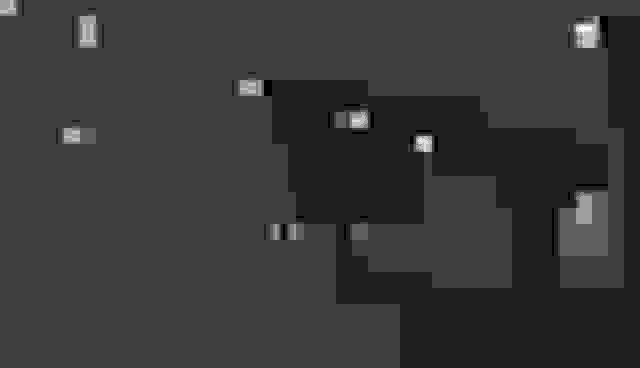
#> input picture coding_project/frames_output/frame_0002.jpg, 640 x 368 px
$ python -i main.py   (imports and definitions only)   (older library calls are emulated)
#> lines starting #> are read from the running program, lines starting #| are printed output that depends on the picture
import os
import cv2
import numpy as np
import matplotlib.pyplot as plt
from PIL import Image
import subprocess
import matplotlib as mpl
import zlib
from math import sqrt

# ===================== 基础配置 =====================
mpl.rcParams['font.sans-serif'] = ['Microsoft YaHei']
mpl.rcParams['axes.unicode_minus'] = False
VIDEO_PATH = "godfather_clip.mp4"
FRAME_DIR = "frames_output"
FPS = 5
THRESHOLD = 0.06  # 镜头切分阈值
SMOOTH_WINDOW = 3
BASE_WINDOW_LEN = 10
COMP_WINDOW_LEN = 10
STEP = 3  # 滑动步长/短镜头合并阈值

# JPEG量化表（亮度量化表，简化处理）
JPEG_LUMA_QUANT_TABLE = np.array([
    [16, 11, 10, 16, 24, 40, 51, 61],
    [12, 12, 14, 19, 26, 58, 60, 55],
    [14, 13, 16, 24, 40, 57, 69, 56],
    [14, 17, 22, 29, 51, 87, 80, 62],
    [18, 22, 37, 56, 68, 109, 103, 77],
    [24, 35, 55, 64, 81, 104, 113, 92],
    [49, 64, 78, 87, 103, 121, 120, 101],
    [72, 92, 95, 98, 112, 100, 103, 99]
], dtype=np.float32)

# Z字形扫描顺序
ZIGZAG_ORDER = [
    0, 1, 8, 16, 9, 2, 3, 10,
    17, 24, 32, 25, 18, 11, 4, 5,
    12, 19, 26, 33, 40, 48, 41, 34,
    27, 20, 13, 6, 7, 14, 21, 28,
    35, 42, 49, 56, 57, 50, 43, 36,
    29, 22, 15, 23, 30, 37, 44, 51,
    58, 59, 52, 45, 38, 31, 39, 46,
    53, 60, 61, 54, 47, 55, 62, 63
]

# [68 lines left out: functions extract_frames, show_frame, print_and_show_extract_result, not called in this run]


def calc_frame_hist(frame_path):
#> called with frame_path = 'frames_output/frame_0002.jpg'
    frame = cv2.imread(frame_path)
#> frame is the input picture: shape (368, 640, 3); min 0, max 8, mean 1.78
    if frame is None:
        print(f"警告：无法读取帧文件 {frame_path}，返回空直方图")
        return np.zeros((18 * 8 * 8 + 16,))

    frame = cv2.resize(frame, (320, 240))
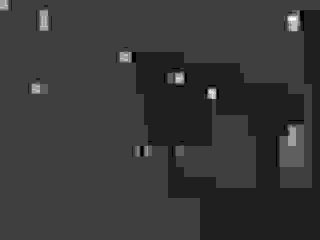
#> frame: shape (240, 320, 3); min 0, max 8, mean 1.78; drawn with min black and max white
    ycbcr = cv2.cvtColor(frame, cv2.COLOR_BGR2YCrCb)
#> ycbcr: shape (240, 320, 3); mean of channels 0, 1, 2 1.8, 128, 128
    y, cr, cb = cv2.split(ycbcr)
#> cr: shape (240, 320); every value is 128

    hist_y = cv2.calcHist([y], [0], None, [32], [0, 256])
#> hist_y = 32 values, max 76787 at index 0, min 0 at index 2, mean 2400
    hist_cr = cv2.calcHist([cr], [0], None, [16], [0, 256])
#> hist_cr = [0, 0, 0, 0, 0, 0, 0, 0, 76800, 0, 0, 0, 0, 0, 0, 0]
    hist_cb = cv2.calcHist([cb], [0], None, [16], [0, 256])
#> hist_cb has the same summary as hist_cr

    gray = cv2.cvtColor(frame, cv2.COLOR_BGR2GRAY)
    sobel_x = cv2.Sobel(gray, cv2.CV_64F, 1, 0, ksize=3)
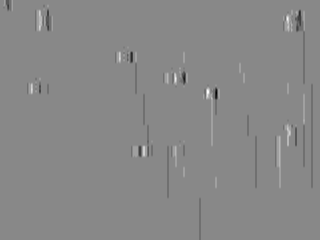
#> sobel_x: shape (240, 320) float64; min -23, max 20, mean -0.0272; drawn with min black and max white
    sobel_y = cv2.Sobel(gray, cv2.CV_64F, 0, 1, ksize=3)
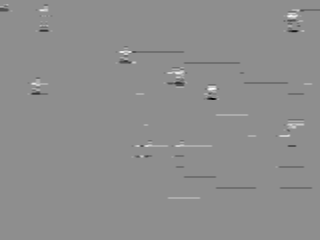
#> sobel_y: shape (240, 320) float64; min -19, max 15, mean -0.015; drawn with min black and max white
    grad_mag = np.sqrt(sobel_x ** 2 + sobel_y ** 2)
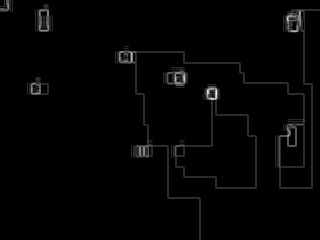
#> grad_mag: shape (240, 320) float64; min 0, max 23.02, mean 0.3; drawn with min black and max white
    hist_grad = cv2.calcHist([grad_mag.astype(np.uint8)], [0], None, [16], [0, 256])
#> hist_grad = [76745, 55, 0, 0, 0, 0, 0, 0, 0, 0, 0, 0, 0, 0, 0, 0]

    hist_y = cv2.normalize(hist_y, hist_y).flatten()
#> hist_y = 32 values, max 1 at index 0, min 0 at index 2, mean 0.0313
    hist_cr = cv2.normalize(hist_cr, hist_cr).flatten()
#> hist_cr = [0, 0, 0, 0, 0, 0, 0, 0, 1, 0, 0, 0, 0, 0, 0, 0]
    hist_cb = cv2.normalize(hist_cb, hist_cb).flatten()
#> hist_cb = [0, 0, 0, 0, 0, 0, 0, 0, 1, 0, 0, 0, 0, 0, 0, 0]
    hist_grad = cv2.normalize(hist_grad, hist_grad).flatten()
#> hist_grad = [1, 0.000717, 0, 0, 0, 0, 0, 0, 0, 0, 0, 0, 0, 0, 0, 0]

    hist = np.concatenate([
        hist_y * 0.4,
        hist_cr * 0.2,
        hist_cb * 0.2,
        hist_grad * 0.2
    ])
#> hist = 80 values, max 0.4 at index 0, min 0 at index 2, mean 0.0125
    return hist


# [418 lines left out: functions calc_hist_diff, split_shots_by_frames, print_shot_result, detect_shot_boundary, jpeg_compress_i_frame, mpeg_compress_p_frame, not called in this run]


# [62 lines not run here, left out]

>>> result = calc_frame_hist('frames_output/frame_0002.jpg')
#> result has the same summary as hist in calc_frame_hist

$ run again, on coding_project/frames_output/frame_0012.jpg
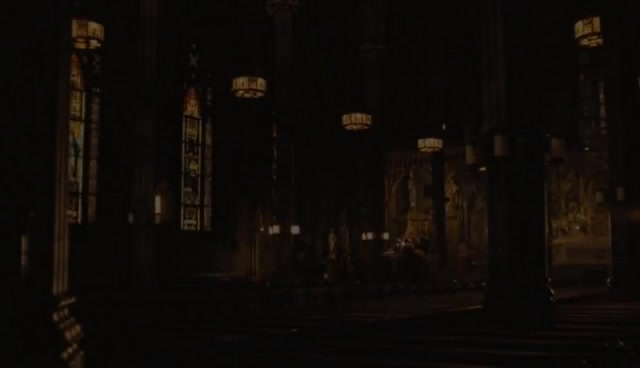
#> input picture coding_project/frames_output/frame_0012.jpg, 640 x 368 px
#> in calc_frame_hist, frame is the input picture: shape (368, 640, 3); mean B, G, R 7.1, 10.3, 14
#> frame: shape (240, 320, 3)
#> ycbcr: shape (240, 320, 3); mean of channels 0, 1, 2 11, 130.2, 125.9
#> in calc_frame_hist, `y, cr, cb = cv2.split(ycbcr)`:
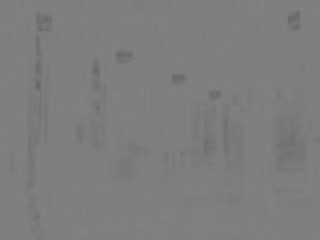
#> cb: shape (240, 320); min 103, max 130, mean 125.9
#> in calc_frame_hist, `hist_y = cv2.calcHist([y], [0], None, [32], [0, 256])`: hist_y = 32 values, max 36504 at index 1, min 0 at index 11, mean 2400
#> in calc_frame_hist, `hist_cr = cv2.calcHist([cr], [0], None, [16], [0, 256])`: hist_cr = [0, 0, 0, 0, 0, 0, 0, 375, 76345, 80, 0, 0, 0, 0, 0, 0]
#> in calc_frame_hist, `hist_cb = cv2.calcHist([cb], [0], None, [16], [0, 256])`: hist_cb = [0, 0, 0, 0, 0, 0, 313, 70530, 5957, 0, 0, 0, 0, 0, 0, 0]
#> in calc_frame_hist, `grad_mag = np.sqrt(sobel_x ** 2 + sobel_y ** 2)`:
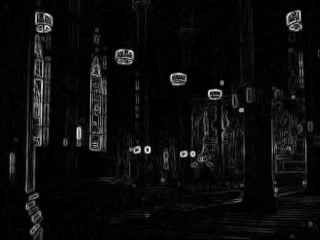
#> grad_mag: shape (240, 320) float64; min 0, max 289.2, mean 14; drawn with min black and max white
#> in calc_frame_hist, `hist_grad = cv2.calcHist([grad_mag.astype(np.uint8)], [0], None, [16],..`: hist_grad = [61455, 6858, 2695, 1629, 1242, 823, 632, 442, 323, 236, 132, 121, 81, 75, 34, 22]
#> in calc_frame_hist, `hist_y = cv2.normalize(hist_y, hist_y).flatten()`: hist_y = 32 values, max 0.768 at index 1, min 0 at index 11, mean 0.0505
#> in calc_frame_hist, `hist_cr = cv2.normalize(hist_cr, hist_cr).flatten()`: hist_cr = [0, 0, 0, 0, 0, 0, 0, 0.00491, 1, 0.00105, 0, 0, 0, 0, 0, 0]
#> in calc_frame_hist, `hist_cb = cv2.normalize(hist_cb, hist_cb).flatten()`: hist_cb = [0, 0, 0, 0, 0, 0, 0.00442, 0.996, 0.0842, 0, 0, 0, 0, 0, 0, 0]
#> in calc_frame_hist, `hist_grad = cv2.normalize(hist_grad, hist_grad).flatten()`: hist_grad = [0.992, 0.111, 0.0435, 0.0263, 0.0201, 0.0133, 0.0102, 0.00714, 0.00521, 0.00381, 0.00213, 0.00195, 0.00131, 0.00121, 0.000549, 0.000355]
#> hist = 80 values, max 0.307 at index 1, min 0 at index 11, mean 0.0164
#> result has the same summary as hist in calc_frame_hist
